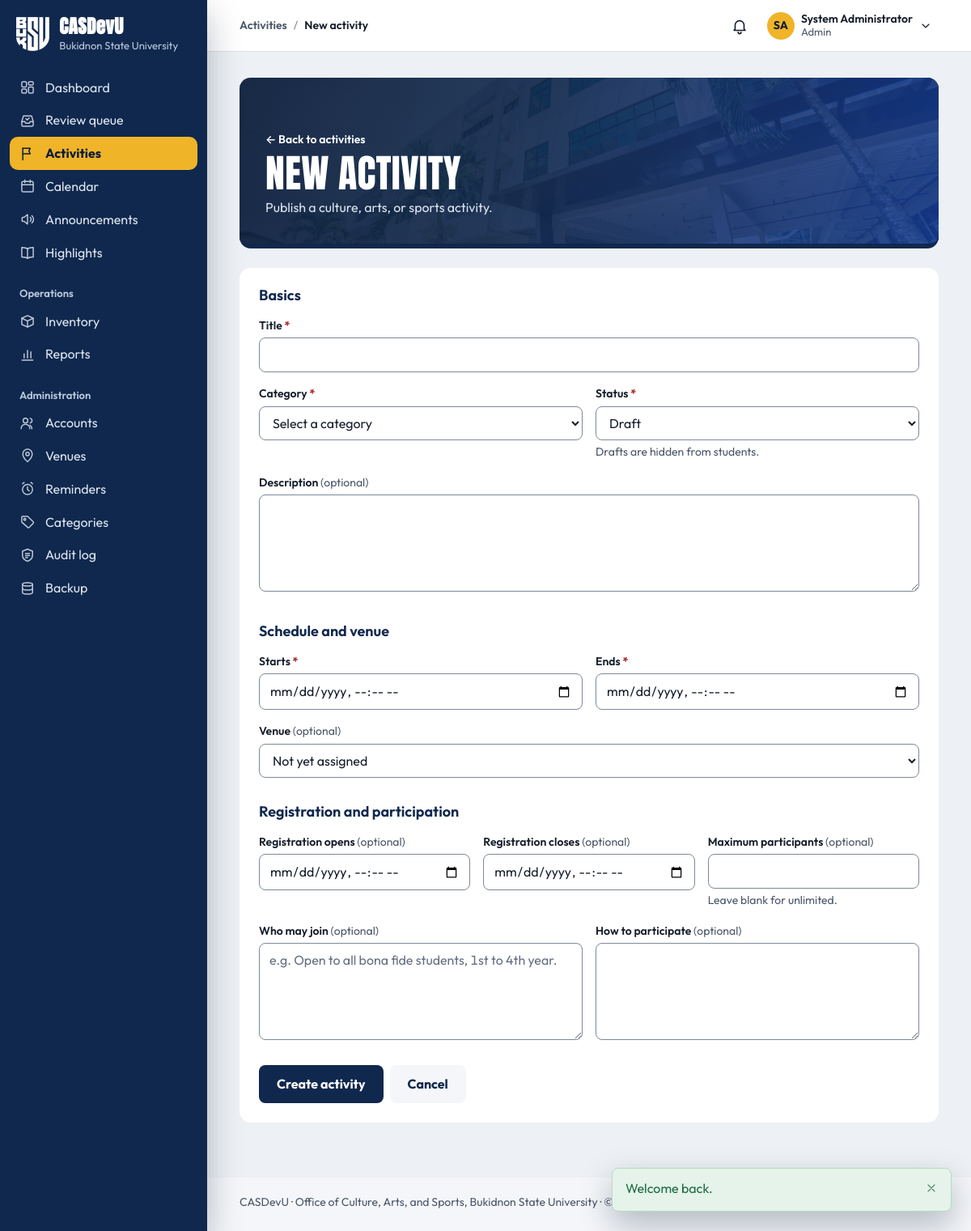
Page /activities/manage.php (signed in) on the committed database.
### tables this page shows
CREATE TABLE settings (
    setting_key     VARCHAR(80) PRIMARY KEY,
    setting_value   TEXT NULL,
    description     VARCHAR(255) NULL,
    updated_at      TIMESTAMP NOT NULL DEFAULT CURRENT_TIMESTAMP
                        ON UPDATE CURRENT_TIMESTAMP
);

CREATE TABLE users (
    user_id         INT UNSIGNED AUTO_INCREMENT PRIMARY KEY,
    role_id         TINYINT UNSIGNED NOT NULL,

     
    email           VARCHAR(150) NOT NULL UNIQUE,    
    password_hash   VARCHAR(255) NOT NULL,           
     
    student_number  VARCHAR(30)  NULL UNIQUE,        
    first_name      VARCHAR(80)  NOT NULL,
    middle_name     VARCHAR(80)  NULL,
    last_name       VARCHAR(80)  NOT NULL,
    sex             ENUM('male','female','other') NULL,
    birth_date      DATE         NULL,
    contact_number  VARCHAR(30)  NULL,
    photo_path      VARCHAR(255) NULL,
    id_front_path   VARCHAR(255) NULL,               
    id_back_path    VARCHAR(255) NULL,               

     
    course_id       INT UNSIGNED     NULL,
    year_level_id   TINYINT UNSIGNED NULL,
    section         VARCHAR(20)      NULL,
     
    connection_note VARCHAR(500)     NULL,

     
    status          ENUM('pending','active','inactive','suspended')
                        NOT NULL DEFAULT 'pending',
    last_login_at   DATETIME NULL,
    created_at      TIMESTAMP NOT NULL DEFAULT CURRENT_TIMESTAMP,
    updated_at      TIMESTAMP NOT NULL DEFAULT CURRENT_TIMESTAMP
                        ON UPDATE CURRENT_TIMESTAMP,

    CONSTRAINT fk_users_role       FOREIGN KEY (role_id)       REFERENCES roles(role_id),
    CONSTRAINT fk_users_course     FOREIGN KEY (course_id)     REFERENCES courses(course_id)
                                       ON DELETE SET NULL,
    CONSTRAINT fk_users_year_level FOREIGN KEY (year_level_id) REFERENCES year_levels(year_level_id)
                                       ON DELETE SET NULL,

    INDEX idx_users_role   (role_id),
    INDEX idx_users_status (status),
    INDEX idx_users_name   (last_name, first_name)
);

### public/activities/manage.php (the view, shortened to what the rows shown need)
<?php
require_once __DIR__ . '/../../includes/bootstrap.php';
$activityId = get_id('id');
$isEdit     = $activityId !== null;
if ($isEdit) {
    require_activity_access($activityId);
} else {
    require_role(['staff', 'admin', 'coordinator']);
}
$pageTitle = $isEdit ? 'Edit activity' : 'New activity';
require __DIR__ . '/../../includes/layout/header.php';
?>
<div class="page-head">
    <div>
        <h1><?= $isEdit ? 'Edit activity' : 'New activity' ?></h1>
    </div>
</div>
<?php
require __DIR__ . '/../../includes/layout/footer.php';

### includes/layout/header.php (shortened to what the rows shown need)
<?php
$user         = current_user();
$role         = current_role();
$unreadCount  = $user ? unread_essential_count((int) $user['user_id']) : 0;
$attentionItems = $user ? attention_items() : [];
$reviewCount  = $user && can_review() ? review_counts()['total'] : 0;
$currentFile  = basename($_SERVER['SCRIPT_NAME']);
$currentDir   = basename(dirname($_SERVER['SCRIPT_NAME']));
$isStudent    = $role === 'student';
$navSection = match (true) {
    in_array($currentDir, ['public', ''], true) && $currentFile === 'index.php'   => 'dashboard',
    in_array($currentDir, ['public', ''], true) && $currentFile === 'review.php'  => 'review',
    $currentFile === 'notifications.php'                        => 'notifications',
    $currentFile === 'profile.php'                              => 'profile',
    $currentFile === 'settings.php'                             => 'settings',
    $currentFile === 'calendar.php'                             => 'calendar',
    $currentDir === 'invitations' && $role === 'guest'           => 'calendar',
    $currentDir === 'activities'                                => 'activities',
    $currentDir === 'announcements'                             => 'announcements',
    $currentDir === 'highlights'                                => 'highlights',
    $currentDir === 'inventory' && $isStudent && in_array($currentFile, ['reservations.php', 'borrow.php'], true) => 'borrow-requests',
    $currentDir === 'inventory'                                 => 'inventory',
    $currentDir === 'reports'                                   => 'reports',
    $currentDir === 'admin'                                     => pathinfo($currentFile, PATHINFO_FILENAME),
    $currentDir === 'requirements' && $isStudent                => 'activities',
    $currentDir === 'participation' && $isStudent               => 'my-activities',
    $currentDir === 'participation' || $currentDir === 'requirements' => 'activities',
    default                                                     => '',
};
$sections = [
    'dashboard'       => ['Dashboard', 'index.php'],
    'review'          => ['Review queue', 'review.php'],
    'notifications'   => ['Notifications', 'notifications.php'],
    'profile'         => ['My profile', 'profile.php'],
    'settings'        => ['Settings', 'settings.php'],
    'calendar'        => ['Calendar', 'activities/calendar.php'],
    'activities'      => ['Activities', 'activities/index.php'],
    'announcements'   => ['Announcements', 'announcements/index.php'],
    'highlights'      => ['Highlights', 'highlights/index.php'],
    'inventory'       => [$isStudent ? 'Costumes & equipment' : 'Inventory', 'inventory/index.php'],
    'reports'         => ['Reports', 'reports/index.php'],
    'my-activities'   => ['My activities', 'participation/my-activities.php'],
    'borrow-requests' => ['My borrow requests', 'inventory/reservations.php'],
    'users'           => ['Accounts', 'admin/users.php'],
    'venues'          => ['Venues', 'admin/venues.php'],
    'reminders'       => ['Reminders', 'admin/reminders.php'],
    'categories'      => ['Categories', 'admin/categories.php'],
    'audit'           => ['Audit log', 'admin/audit.php'],
    'backup'          => ['Backup', 'admin/backup.php'],
];
function nav_link(string $section, string $href, string $label, string $navSection, int $count = 0, string $countLabel = 'waiting'): string
{
    $current = $section === $navSection ? ' aria-current="page"' : '';
    $badge   = $count > 0
        ? '<span class="nav-count" aria-label="' . $count . ' ' . e($countLabel) . '">' . ($count > 99 ? '99+' : $count) . '</span>'
        : '';
    return '<a class="nav-link" href="' . e(url($href)) . '"' . $current . '>'
         . icon($section === 'inventory' && current_role() === 'student' ? 'equipment' : $section, 'nav-icon')
         . '<span class="nav-label">' . e($label) . '</span>' . $badge . '</a>';
}
$initials = $user
    ? strtoupper(mb_substr((string) $user['first_name'], 0, 1) . mb_substr((string) $user['last_name'], 0, 1))
    : '';
?>
<!DOCTYPE html>
<html lang="en">
<head>
    <link rel="stylesheet" href="<?= asset('css/style.css') ?>">
</head>
<body>
<div class="app<?= $user ? '' : ' app-public' ?>">
<?php if ($user): ?>
    <aside class="sidebar" id="sidebar" aria-label="Main navigation">
        <div class="sidebar-brand">
            <a class="brand" href="<?= url('index.php') ?>">
                <img class="brand-logo" src="<?= asset('img/buksu-logo-white.png') ?>" alt="" width="126" height="128">
                <span class="brand-text">
                    <span class="brand-mark"><?= e(APP_NAME) ?></span>
                    <span class="brand-sub"><?= e(university_name()) ?></span>
                </span>
            </a>
        </div>
        <nav class="sidebar-nav" aria-label="Sections">
            <div class="nav-group">
                <?= nav_link('dashboard', 'index.php', 'Dashboard', $navSection) ?>
                <?php if ($isStudent): ?>
                    <?= nav_link('my-activities', 'participation/my-activities.php', 'My activities', $navSection) ?>
                <?php elseif (can_review()): ?>
                    <?= nav_link('review', 'review.php', 'Review queue', $navSection, $reviewCount, 'waiting for review') ?>
                <?php endif; ?>
                <?= nav_link('activities', 'activities/index.php', 'Activities', $navSection) ?>
                <?= nav_link('calendar', 'activities/calendar.php', 'Calendar', $navSection) ?>
                <?= nav_link('announcements', 'announcements/index.php', 'Announcements', $navSection) ?>
                <?= nav_link('highlights', 'highlights/index.php', 'Highlights', $navSection) ?>
            </div>
            <?php if (has_role('staff', 'admin', 'coordinator')): ?>
                <div class="nav-group">
                    <p class="nav-group-title">Operations</p>
                    <?= nav_link('inventory', 'inventory/index.php', 'Inventory', $navSection) ?>
                    <?= nav_link('reports', 'reports/index.php', 'Reports', $navSection) ?>
                </div>
            <?php endif; ?>
            <?php if (has_role('staff', 'admin')): ?>
                <div class="nav-group">
                    <p class="nav-group-title">Administration</p>
                    <?= nav_link('users', 'admin/users.php', 'Accounts', $navSection) ?>
                    <?= nav_link('venues', 'admin/venues.php', 'Venues', $navSection) ?>
                    <?= nav_link('reminders', 'admin/reminders.php', 'Reminders', $navSection) ?>
                    <?php if (has_role('admin')): ?>
                        <?= nav_link('categories', 'admin/categories.php', 'Categories', $navSection) ?>
                        <?= nav_link('audit', 'admin/audit.php', 'Audit log', $navSection) ?>
                        <?= nav_link('backup', 'admin/backup.php', 'Backup', $navSection) ?>
                    <?php endif; ?>
                </div>
            <?php endif; ?>
        </nav>
    </aside>
<?php endif; ?>
<div class="main">
<?php if ($user): ?>
    <?php
    [$sectionLabel, $sectionHref] = $sections[$navSection] ?? ['', ''];
    $pageLabel  = (string) ($pageTitle ?? '');
    $isSectionHome = $sectionHref !== '' && str_ends_with($_SERVER['SCRIPT_NAME'], '/' . $sectionHref);
    ?>
    <header class="topbar">
        <nav class="breadcrumb" aria-label="Breadcrumb">
            <ol>
                <?php if ($sectionLabel !== '' && !$isSectionHome): ?>
                    <li><a href="<?= url($sectionHref) ?>"><?= e($sectionLabel) ?></a></li>
                    <li aria-current="page"><?= e($pageLabel) ?></li>
                <?php else: ?>
                    <li aria-current="page"><?= e($sectionLabel !== '' ? $sectionLabel : $pageLabel) ?></li>
                <?php endif; ?>
            </ol>
        </nav>
        <div class="topbar-actions">
            <?php require __DIR__ . '/notifications-menu.php'; ?>
            <details class="account-menu" data-menu>
                <summary class="account-trigger" aria-label="Account menu for <?= e(full_name($user)) ?>">
                    <?php if ($userPhotoUrl = user_photo_url($user)): ?>
                        <img class="account-initials" src="<?= e($userPhotoUrl) ?>" alt="" width="34" height="34">
                    <?php else: ?>
                        <span class="account-initials" aria-hidden="true"><?= e($initials) ?></span>
                    <?php endif; ?>
                    <span class="account-text">
                        <span class="account-name"><?= e(full_name($user)) ?></span>
                        <span class="account-role"><?= e(ucfirst((string) $role)) ?></span>
                    </span>
                    <?= icon('chevron-down', 'icon account-chevron') ?>
                </summary>
            </details>
        </div>
    </header>
<?php endif; ?>
<main class="page" id="main" tabindex="-1">

### includes/layout/footer.php
</main>
<footer class="footer">
    <p><?= e(APP_NAME) ?> · <?= e(office_name()) ?>, <?= e(university_name()) ?> · &copy; <?= date('Y') ?></p>
</footer>
</div>
</div>
</body>
</html>

### rows in the picture
settings: setting_value "Bukidnon State University"
users: initials "SA", full_name($user) "System Administrator"
settings: setting_value "Office of Culture, Arts, and Sports"

### other values in the picture
APP_NAME "CASDevU"
$label "Dashboard Review queue Activities Calendar Announcements Highlights Inventory Reports Accounts Venues Reminders Categories Audit log Backup"
$sectionLabel "Activities"
$pageLabel "New activity"
$role "Admin"
$flashMessage['message'] "Welcome back."
university_name() "Bukidnon State University"
form field status "Draft"
